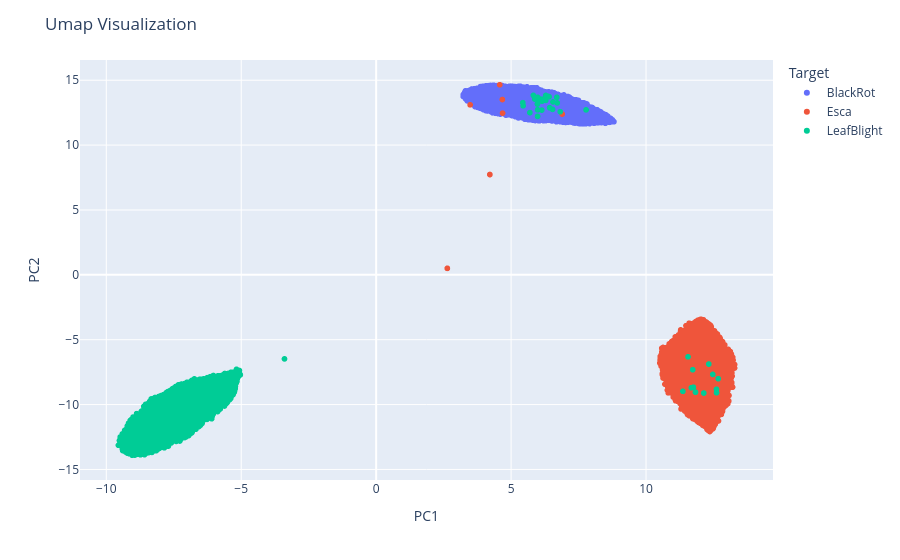

This figure's notebook cell:
### Code cell
import plotly.express as px
import pandas as pd

label_decoded_list = [classes[l] for l in label_list] 

# Create a Pandas DataFrame for Plotly
umap_df = pd.DataFrame(data=data_umap, columns=['x', 'y'])
umap_df['Target'] = pd.Series(label_decoded_list)  # Add your target variable (e.g., class labels)
umap_df['Path'] = path_list

umap_df.to_csv("umap50.csv")

# Create a scatter plot with Plotly
fig = px.scatter(umap_df, x='x', y='y', color='Target')
fig.update_layout(title='Umap Visualization',
                 xaxis_title='PC1',
                 yaxis_title='PC2')

### Figure 1 — Plotly figure (JSON) as saved in the notebook; plotly's stock layout.template omitted (floating-point values rounded to 4 significant figures; data arrays with more than 128 entries replaced by an {"elided": "..."} marker saying what was removed)
{"data": [{"hovertemplate": "Target=BlackRot<br>x=%{x}<br>y=%{y}<extra></extra>", "legendgroup": "BlackRot", "marker": {"color": "#636efa", "symbol": "circle"}, "mode": "markers", "name": "BlackRot", "showlegend": true, "type": "scattergl", "x": {"elided": "21603 float values"}, "xaxis": "x", "y": {"elided": "21603 float values"}, "yaxis": "y"}, {"hovertemplate": "Target=Esca<br>x=%{x}<br>y=%{y}<extra></extra>", "legendgroup": "Esca", "marker": {"color": "#EF553B", "symbol": "circle"}, "mode": "markers", "name": "Esca", "showlegend": true, "type": "scattergl", "x": {"elided": "29589 float values"}, "xaxis": "x", "y": {"elided": "29589 float values"}, "yaxis": "y"}, {"hovertemplate": "Target=LeafBlight<br>x=%{x}<br>y=%{y}<extra></extra>", "legendgroup": "LeafBlight", "marker": {"color": "#00cc96", "symbol": "circle"}, "mode": "markers", "name": "LeafBlight", "showlegend": true, "type": "scattergl", "x": {"elided": "33524 float values"}, "xaxis": "x", "y": {"elided": "33524 float values"}, "yaxis": "y"}], "layout": {"legend": {"title": {"text": "Target"}, "tracegroupgap": 0}, "margin": {"t": 60}, "title": {"text": "Umap Visualization"}, "xaxis": {"anchor": "y", "domain": [0, 1], "title": {"text": "PC1"}}, "yaxis": {"anchor": "x", "domain": [0, 1], "title": {"text": "PC2"}}}}
